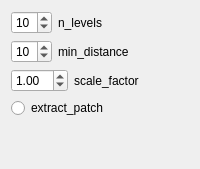
            <widget class="QWidget" name="tab_2">
             <attribute name="title">
              <string>ORBOptions</string>
             </attribute>
             <layout class="QVBoxLayout" name="verticalLayout_5">
              <item>
               <layout class="QHBoxLayout" name="horizontalLayout_43">
                <item>
                 <widget class="QSpinBox" name="n_levels">
                  <property name="value">
                   <number>10</number>
                  </property>
                 </widget>
                </item>
                <item>
                 <widget class="QLabel" name="label_43">
                  <property name="text">
                   <string>n_levels</string>
                  </property>
                 </widget>
                </item>
                <item>
                 <spacer name="horizontalSpacer_43">
                  <property name="orientation">
                   <enum>Qt::Horizontal</enum>
                  </property>
                  <property name="sizeHint" stdset="0">
                   <size>
                    <width>40</width>
                    <height>20</height>
                   </size>
                  </property>
                 </spacer>
                </item>
               </layout>
              </item>
              <item>
               <layout class="QHBoxLayout" name="horizontalLayout_45">
                <item>
                 <widget class="QSpinBox" name="min_distanceORBOptions">
                  <property name="value">
                   <number>10</number>
                  </property>
                 </widget>
                </item>
                <item>
                 <widget class="QLabel" name="label_45">
                  <property name="text">
                   <string>min_distance</string>
                  </property>
                 </widget>
                </item>
                <item>
                 <spacer name="horizontalSpacer_45">
                  <property name="orientation">
                   <enum>Qt::Horizontal</enum>
                  </property>
                  <property name="sizeHint" stdset="0">
                   <size>
                    <width>40</width>
                    <height>20</height>
                   </size>
                  </property>
                 </spacer>
                </item>
               </layout>
              </item>
              <item>
               <layout class="QHBoxLayout" name="horizontalLayout_46">
                <item>
                 <widget class="QDoubleSpinBox" name="scale_factor">
                  <property name="value">
                   <double>1.000000000000000</double>
                  </property>
                 </widget>
                </item>
                <item>
                 <widget class="QLabel" name="label_46">
                  <property name="text">
                   <string>scale_factor</string>
                  </property>
                 </widget>
                </item>
                <item>
                 <spacer name="horizontalSpacer_46">
                  <property name="orientation">
                   <enum>Qt::Horizontal</enum>
                  </property>
                  <property name="sizeHint" stdset="0">
                   <size>
                    <width>40</width>
                    <height>20</height>
                   </size>
                  </property>
                 </spacer>
                </item>
               </layout>
              </item>
              <item>
               <widget class="QRadioButton" name="extract_patch">
                <property name="text">
                 <string>extract_patch</string>
                </property>
                <property name="checked">
                 <bool>false</bool>
                </property>
                <property name="autoExclusive">
                 <bool>false</bool>
                </property>
               </widget>
              </item>
              <item>
               <spacer name="verticalSpacer_8">
                <property name="orientation">
                 <enum>Qt::Vertical</enum>
                </property>
                <property name="sizeHint" stdset="0">
                 <size>
                  <width>20</width>
                  <height>40</height>
                 </size>
                </property>
               </spacer>
              </item>
             </layout>
            </widget>
